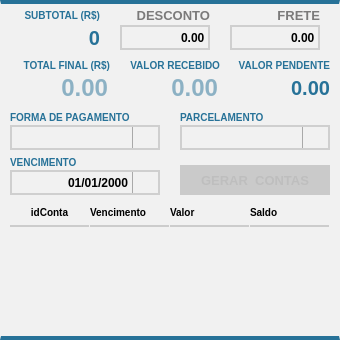
   <widget class="QFrame" name="fr_financeiroPedido">
    <property name="geometry">
     <rect>
      <x>640</x>
      <y>110</y>
      <width>340</width>
      <height>340</height>
     </rect>
    </property>
    <property name="styleSheet">
     <string notr="true">background: #F1F1F1;
border-top: 4px solid #277298;
border-bottom: 4px solid #277298;</string>
    </property>
    <property name="frameShape">
     <enum>QFrame::StyledPanel</enum>
    </property>
    <property name="frameShadow">
     <enum>QFrame::Raised</enum>
    </property>
    <widget class="QLineEdit" name="tx_Desconto">
     <property name="geometry">
      <rect>
       <x>120</x>
       <y>25</y>
       <width>90</width>
       <height>25</height>
      </rect>
     </property>
     <property name="focusPolicy">
      <enum>Qt::WheelFocus</enum>
     </property>
     <property name="styleSheet">
      <string notr="true">QLineEdit{
background: #F1F1F1;
border: 2px solid #CFCFCF;
color: #000;
font: 14px &quot;Arial&quot; ;
text-transform: uppercase;
font-weight: bold
}
QLineEdit:Focus {
border: 1px solid red;
}</string>
     </property>
     <property name="inputMask">
      <string/>
     </property>
     <property name="text">
      <string>0.00</string>
     </property>
     <property name="alignment">
      <set>Qt::AlignRight|Qt::AlignTrailing|Qt::AlignVCenter</set>
     </property>
     <property name="placeholderText">
      <string>R$ 0.00</string>
     </property>
    </widget>
    <widget class="QLabel" name="lb_FormVenda_9">
     <property name="geometry">
      <rect>
       <x>120</x>
       <y>5</y>
       <width>90</width>
       <height>20</height>
      </rect>
     </property>
     <property name="styleSheet">
      <string notr="true">QLabel{
font-size: 13px;
font-family: &quot;Arial&quot;;
font-weight: bold;
color: #7B7A7A;
border: none
}</string>
     </property>
     <property name="text">
      <string>DESCONTO</string>
     </property>
     <property name="alignment">
      <set>Qt::AlignRight|Qt::AlignTrailing|Qt::AlignVCenter</set>
     </property>
    </widget>
    <widget class="QLineEdit" name="tx_Frete">
     <property name="geometry">
      <rect>
       <x>230</x>
       <y>25</y>
       <width>90</width>
       <height>25</height>
      </rect>
     </property>
     <property name="focusPolicy">
      <enum>Qt::WheelFocus</enum>
     </property>
     <property name="styleSheet">
      <string notr="true">QLineEdit{
background: #F1F1F1;
border: 2px solid #CFCFCF;
color: #000;
font: 14px &quot;Arial&quot; ;
text-transform: uppercase;
font-weight: bold
}
QLineEdit:Focus {
border: 1px solid red;
}</string>
     </property>
     <property name="text">
      <string>0.00</string>
     </property>
     <property name="alignment">
      <set>Qt::AlignRight|Qt::AlignTrailing|Qt::AlignVCenter</set>
     </property>
     <property name="placeholderText">
      <string>R$ 0.00</string>
     </property>
    </widget>
    <widget class="QLabel" name="lb_FormVenda_10">
     <property name="geometry">
      <rect>
       <x>230</x>
       <y>5</y>
       <width>90</width>
       <height>20</height>
      </rect>
     </property>
     <property name="styleSheet">
      <string notr="true">QLabel{
font-size: 13px;
font-family: &quot;Arial&quot;;
font-weight: bold;
color: #7B7A7A;
border: none
}</string>
     </property>
     <property name="text">
      <string>FRETE</string>
     </property>
     <property name="alignment">
      <set>Qt::AlignRight|Qt::AlignTrailing|Qt::AlignVCenter</set>
     </property>
    </widget>
    <widget class="QLabel" name="lb_SubTotalVenda">
     <property name="geometry">
      <rect>
       <x>0</x>
       <y>25</y>
       <width>100</width>
       <height>25</height>
      </rect>
     </property>
     <property name="styleSheet">
      <string notr="true">QLabel{
font-size: 20px;
font-family: &quot;Arial&quot;;
font-weight: bold;
color: #277298;
border: none
}</string>
     </property>
     <property name="text">
      <string>0</string>
     </property>
     <property name="alignment">
      <set>Qt::AlignRight|Qt::AlignTrailing|Qt::AlignVCenter</set>
     </property>
    </widget>
    <widget class="QLabel" name="lb_FormVenda_8">
     <property name="geometry">
      <rect>
       <x>0</x>
       <y>5</y>
       <width>100</width>
       <height>20</height>
      </rect>
     </property>
     <property name="styleSheet">
      <string notr="true">QLabel{
font-size: 10px;
font-family: &quot;Arial&quot;;
font-weight: bold;
color: #277298;
border: none
}</string>
     </property>
     <property name="text">
      <string>SUBTOTAL (R$)</string>
     </property>
     <property name="alignment">
      <set>Qt::AlignRight|Qt::AlignTrailing|Qt::AlignVCenter</set>
     </property>
    </widget>
    <widget class="QLabel" name="lb_FormVenda_12">
     <property name="geometry">
      <rect>
       <x>10</x>
       <y>55</y>
       <width>100</width>
       <height>20</height>
      </rect>
     </property>
     <property name="styleSheet">
      <string notr="true">QLabel{
font-size: 10px;
font-family: &quot;Arial&quot;;
font-weight: bold;
color: #277298;
border: none
}</string>
     </property>
     <property name="text">
      <string>TOTAL FINAL (R$)</string>
     </property>
     <property name="alignment">
      <set>Qt::AlignRight|Qt::AlignTrailing|Qt::AlignVCenter</set>
     </property>
    </widget>
    <widget class="QPushButton" name="bt_GerarParcelaVenda">
     <property name="enabled">
      <bool>false</bool>
     </property>
     <property name="geometry">
      <rect>
       <x>180</x>
       <y>165</y>
       <width>150</width>
       <height>30</height>
      </rect>
     </property>
     <property name="font">
      <font>
       <family>Tahoma</family>
       <pointsize>10</pointsize>
       <weight>75</weight>
       <bold>true</bold>
      </font>
     </property>
     <property name="cursor">
      <cursorShape>PointingHandCursor</cursorShape>
     </property>
     <property name="focusPolicy">
      <enum>Qt::NoFocus</enum>
     </property>
     <property name="contextMenuPolicy">
      <enum>Qt::ActionsContextMenu</enum>
     </property>
     <property name="styleSheet">
      <string notr="true">QPushButton {
background-color: #7AB32E;
background-position: center;
background-repeat: no-repeat;
border: none;
 }
QPushButton:disabled{
background-color: #CACACA;

 }
QPushButton:hover{
background-color: #40a286
}</string>
     </property>
     <property name="text">
      <string>GERAR  CONTAS</string>
     </property>
     <property name="iconSize">
      <size>
       <width>75</width>
       <height>35</height>
      </size>
     </property>
    </widget>
    <widget class="QLineEdit" name="tx_TotalFinal">
     <property name="enabled">
      <bool>false</bool>
     </property>
     <property name="geometry">
      <rect>
       <x>10</x>
       <y>75</y>
       <width>100</width>
       <height>25</height>
      </rect>
     </property>
     <property name="styleSheet">
      <string notr="true">
font-size: 24px;
font-family: &quot;Arial&quot;;
font-weight: bold;
color: #277298;
border: none

</string>
     </property>
     <property name="text">
      <string/>
     </property>
     <property name="alignment">
      <set>Qt::AlignRight|Qt::AlignTrailing|Qt::AlignVCenter</set>
     </property>
     <property name="readOnly">
      <bool>true</bool>
     </property>
     <property name="placeholderText">
      <string>0.00</string>
     </property>
    </widget>
    <widget class="QComboBox" name="cb_FormaPagamentoVenda">
     <property name="geometry">
      <rect>
       <x>10</x>
       <y>125</y>
       <width>150</width>
       <height>25</height>
      </rect>
     </property>
     <property name="styleSheet">
      <string notr="true">QComboBox{
background: #F1F1F1;
border: 2px solid #CFCFCF;
color: #000;
font: 12px &quot;Arial&quot; ;
text-transform: uppercase;
font-weight: bold;

}
QCombobox:on {
color: #000;
font: 10px &quot;Arial&quot; ;
text-transform: uppercase;
font-weight: bold;
}
QComboBox:Focus {
border: 1px solid red;
}
 QComboBox::drop-down {
     subcontrol-origin: padding;
     subcontrol-position: top right;
     width: 25px;

     border-left-width: 1px;
     border-left-color: darkgray;
     border-left-style: solid; /* just a single line */
     border-top-right-radius: 3px; /* same radius as the QComboBox */
     border-bottom-right-radius: 3px;

 }
QComboBox::down-arrow {
     image: url(down.png);
 }
QComboBox QAbstractItemView {
    border: 1px solid darkgray;
    selection-background-color: #40a286;
color: #000;
font: 10px &quot;Arial&quot; ;
text-transform: uppercase;
font-weight: bold;
}
</string>
     </property>
     <item>
      <property name="text">
       <string/>
      </property>
     </item>
     <item>
      <property name="text">
       <string>DINHEIRO</string>
      </property>
     </item>
     <item>
      <property name="text">
       <string>CARTÂO</string>
      </property>
     </item>
    </widget>
    <widget class="QLabel" name="lb_FormVenda_15">
     <property name="geometry">
      <rect>
       <x>10</x>
       <y>110</y>
       <width>150</width>
       <height>15</height>
      </rect>
     </property>
     <property name="layoutDirection">
      <enum>Qt::LeftToRight</enum>
     </property>
     <property name="styleSheet">
      <string notr="true">QLabel{
font-size: 10px;
font-family: &quot;Arial&quot;;
font-weight: bold;
color: #277298;
border: none
}</string>
     </property>
     <property name="text">
      <string>FORMA DE PAGAMENTO</string>
     </property>
     <property name="alignment">
      <set>Qt::AlignLeading|Qt::AlignLeft|Qt::AlignVCenter</set>
     </property>
    </widget>
    <widget class="QComboBox" name="cb_ParcelamentoVenda">
     <property name="geometry">
      <rect>
       <x>180</x>
       <y>125</y>
       <width>150</width>
       <height>25</height>
      </rect>
     </property>
     <property name="styleSheet">
      <string notr="true">QComboBox{
background: #F1F1F1;
border: 2px solid #CFCFCF;
color: #000;
font: 12px &quot;Arial&quot; ;
text-transform: uppercase;
font-weight: bold;

}
QCombobox:on {
color: #000;
font: 10px &quot;Arial&quot; ;
text-transform: uppercase;
font-weight: bold;
}
QComboBox:Focus {
border: 1px solid red;
}
 QComboBox::drop-down {
     subcontrol-origin: padding;
     subcontrol-position: top right;
     width: 25px;

     border-left-width: 1px;
     border-left-color: darkgray;
     border-left-style: solid; /* just a single line */
     border-top-right-radius: 3px; /* same radius as the QComboBox */
     border-bottom-right-radius: 3px;

 }
QComboBox::down-arrow {
     image: url(down.png);
 }
QComboBox QAbstractItemView {
    border: 1px solid darkgray;
    selection-background-color: #40a286;
color: #000;
font: 10px &quot;Arial&quot; ;
text-transform: uppercase;
font-weight: bold;
}
</string>
     </property>
     <item>
      <property name="text">
       <string/>
      </property>
     </item>
     <item>
      <property name="text">
       <string>À VISTA</string>
      </property>
     </item>
     <item>
      <property name="text">
       <string>ENTRADA + 01</string>
      </property>
     </item>
     <item>
      <property name="text">
       <string>ENTRADA + 02</string>
      </property>
     </item>
     <item>
      <property name="text">
       <string>ENTRADA + 03</string>
      </property>
     </item>
    </widget>
    <widget class="QLabel" name="lb_FormVenda_16">
     <property name="geometry">
      <rect>
       <x>180</x>
       <y>110</y>
       <width>150</width>
       <height>15</height>
      </rect>
     </property>
     <property name="layoutDirection">
      <enum>Qt::LeftToRight</enum>
     </property>
     <property name="styleSheet">
      <string notr="true">QLabel{
font-size: 10px;
font-family: &quot;Arial&quot;;
font-weight: bold;
color: #277298;
border: none
}</string>
     </property>
     <property name="text">
      <string>PARCELAMENTO</string>
     </property>
     <property name="alignment">
      <set>Qt::AlignLeading|Qt::AlignLeft|Qt::AlignVCenter</set>
     </property>
    </widget>
    <widget class="QDateEdit" name="dt_VencimentoVenda">
     <property name="geometry">
      <rect>
       <x>10</x>
       <y>170</y>
       <width>150</width>
       <height>25</height>
      </rect>
     </property>
     <property name="styleSheet">
      <string notr="true">QDateEdit {
background: #F1F1F1;
border: 2px solid #CFCFCF;
color: #000;
font: 14px &quot;Arial&quot; ;
text-transform: uppercase;
font-weight: bold
}
 QDateEdit::drop-down {
     subcontrol-origin: padding;
     subcontrol-position: top right;
     width: 25px;
     border-left-width: 1px;
     border-left-color: darkgray;
     border-left-style: solid; /* just a single line */
     border-top-right-radius: 3px; /* same radius as the QComboBox */
     border-bottom-right-radius: 3px;
 }
QDateEdit::down-arrow {
     image: url(down.png);
 }
QCalendarWidget QAbstractItemView:enabled 
  {
border: none;
  	font-size:13px;  
  	color: #000;  
  	background-color: #F1F1F1;  
  	selection-background-color: rgb(64, 64, 64); 
  	selection-color: rgb(0, 255, 0); 
  }
QCalendarWidget QToolButton {
	border: none;
  	color: #000
  }

 QCalendarWidget QMenu {
  	width: 150px;
  	left: 20px;
  	color: white;
  	font-size: 18px;
  	background-color: rgb(100, 100, 100);
  }
QCalendarWidget QWidget#qt_calendar_navigationbar
{ 
border: none;
}
</string>
     </property>
     <property name="alignment">
      <set>Qt::AlignRight|Qt::AlignTrailing|Qt::AlignVCenter</set>
     </property>
     <property name="displayFormat">
      <string>dd/MM/yyyy</string>
     </property>
     <property name="calendarPopup">
      <bool>true</bool>
     </property>
    </widget>
    <widget class="QLabel" name="lb_FormVenda_24">
     <property name="geometry">
      <rect>
       <x>10</x>
       <y>155</y>
       <width>150</width>
       <height>15</height>
      </rect>
     </property>
     <property name="styleSheet">
      <string notr="true">QLabel{
font-size: 10px;
font-family: &quot;Arial&quot;;
font-weight: bold;
color: #277298;
border: none
}</string>
     </property>
     <property name="text">
      <string>VENCIMENTO</string>
     </property>
     <property name="alignment">
      <set>Qt::AlignLeading|Qt::AlignLeft|Qt::AlignVCenter</set>
     </property>
    </widget>
    <widget class="QLabel" name="lb_FormVenda_11">
     <property name="geometry">
      <rect>
       <x>230</x>
       <y>55</y>
       <width>100</width>
       <height>20</height>
      </rect>
     </property>
     <property name="styleSheet">
      <string notr="true">QLabel{
font-size: 10px;
font-family: &quot;Arial&quot;;
font-weight: bold;
color: #277298;
border: none
}</string>
     </property>
     <property name="text">
      <string>VALOR PENDENTE</string>
     </property>
     <property name="alignment">
      <set>Qt::AlignRight|Qt::AlignTrailing|Qt::AlignVCenter</set>
     </property>
    </widget>
    <widget class="QLabel" name="lb_ValorPendente">
     <property name="geometry">
      <rect>
       <x>230</x>
       <y>75</y>
       <width>100</width>
       <height>25</height>
      </rect>
     </property>
     <property name="styleSheet">
      <string notr="true">QLabel{
font-size: 20px;
font-family: &quot;Arial&quot;;
font-weight: bold;
color: #277298;
border: none
}</string>
     </property>
     <property name="text">
      <string>0.00</string>
     </property>
     <property name="alignment">
      <set>Qt::AlignRight|Qt::AlignTrailing|Qt::AlignVCenter</set>
     </property>
    </widget>
    <widget class="QTableWidget" name="tb_parcelasVenda">
     <property name="geometry">
      <rect>
       <x>10</x>
       <y>200</y>
       <width>320</width>
       <height>130</height>
      </rect>
     </property>
     <property name="styleSheet">
      <string notr="true">QTableView{
font-family: &quot;Tahoma&quot;;
color: #28292A;
font-size: 12px;
background: #F1F1F1;
border: none
}
QHeaderView:section{
background: #F1F1F1;
padding: 3px 0 ;
font-size: 10px;
font-family: &quot;Arial&quot;;
font-weight: bold;
color: #000;
border: none;
border-bottom: 2px solid #CCC;
text-transform: uppercase;
margin: 0 1px 0 0;
}
QTableView::item {
border-bottom: 1px solid #CCC;
padding: 1px;
margin: 0 1px 0 0;

}
QTableView QAbstractItemView {
    border: none;
	background: #F1F1F1;

}
</string>
     </property>
     <property name="verticalScrollBarPolicy">
      <enum>Qt::ScrollBarAlwaysOff</enum>
     </property>
     <property name="horizontalScrollBarPolicy">
      <enum>Qt::ScrollBarAlwaysOff</enum>
     </property>
     <property name="sizeAdjustPolicy">
      <enum>QAbstractScrollArea::AdjustToContents</enum>
     </property>
     <property name="showGrid">
      <bool>false</bool>
     </property>
     <attribute name="horizontalHeaderDefaultSectionSize">
      <number>80</number>
     </attribute>
     <attribute name="horizontalHeaderMinimumSectionSize">
      <number>40</number>
     </attribute>
     <attribute name="verticalHeaderVisible">
      <bool>false</bool>
     </attribute>
     <attribute name="verticalHeaderDefaultSectionSize">
      <number>25</number>
     </attribute>
     <column>
      <property name="text">
       <string>idConta</string>
      </property>
     </column>
     <column>
      <property name="text">
       <string>Vencimento</string>
      </property>
      <property name="font">
       <font>
        <family>Tahoma</family>
        <pointsize>10</pointsize>
        <weight>75</weight>
        <bold>true</bold>
       </font>
      </property>
      <property name="textAlignment">
       <set>AlignLeading|AlignVCenter</set>
      </property>
     </column>
     <column>
      <property name="text">
       <string>Valor</string>
      </property>
      <property name="font">
       <font>
        <family>Tahoma</family>
        <pointsize>10</pointsize>
        <weight>75</weight>
        <bold>true</bold>
       </font>
      </property>
      <property name="textAlignment">
       <set>AlignLeading|AlignVCenter</set>
      </property>
     </column>
     <column>
      <property name="text">
       <string>Saldo</string>
      </property>
      <property name="font">
       <font>
        <family>Tahoma</family>
        <pointsize>10</pointsize>
        <weight>75</weight>
        <bold>true</bold>
       </font>
      </property>
      <property name="textAlignment">
       <set>AlignLeading|AlignVCenter</set>
      </property>
     </column>
     <column>
      <property name="text">
       <string>Receber</string>
      </property>
      <property name="font">
       <font>
        <family>Tahoma</family>
        <pointsize>10</pointsize>
        <weight>75</weight>
        <bold>true</bold>
       </font>
      </property>
      <property name="textAlignment">
       <set>AlignLeading|AlignVCenter</set>
      </property>
     </column>
    </widget>
    <widget class="QLineEdit" name="tx_valorRecebido">
     <property name="enabled">
      <bool>false</bool>
     </property>
     <property name="geometry">
      <rect>
       <x>120</x>
       <y>75</y>
       <width>100</width>
       <height>25</height>
      </rect>
     </property>
     <property name="styleSheet">
      <string notr="true">
font-size: 24px;
font-family: &quot;Arial&quot;;
font-weight: bold;
color: #277298;
border: none

</string>
     </property>
     <property name="text">
      <string/>
     </property>
     <property name="alignment">
      <set>Qt::AlignRight|Qt::AlignTrailing|Qt::AlignVCenter</set>
     </property>
     <property name="readOnly">
      <bool>true</bool>
     </property>
     <property name="placeholderText">
      <string>0.00</string>
     </property>
    </widget>
    <widget class="QLabel" name="lb_FormVenda_13">
     <property name="geometry">
      <rect>
       <x>120</x>
       <y>55</y>
       <width>100</width>
       <height>20</height>
      </rect>
     </property>
     <property name="styleSheet">
      <string notr="true">QLabel{
font-size: 10px;
font-family: &quot;Arial&quot;;
font-weight: bold;
color: #277298;
border: none
}</string>
     </property>
     <property name="text">
      <string>VALOR RECEBIDO</string>
     </property>
     <property name="alignment">
      <set>Qt::AlignRight|Qt::AlignTrailing|Qt::AlignVCenter</set>
     </property>
    </widget>
   </widget>
